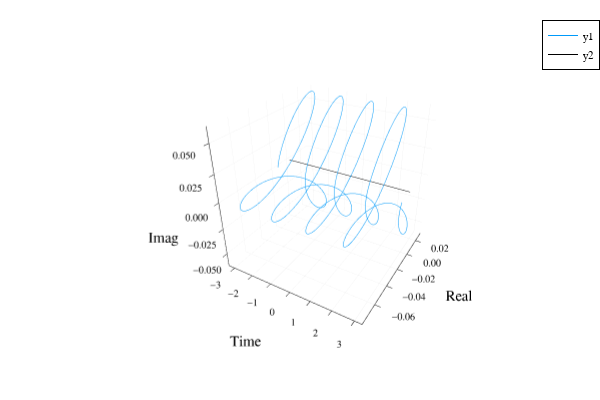

Notebook cell for this chart:
### Code cell
plotly()
fig = plot(imrange, real.(Mimagrange), imag.(Mimagrange), xlabel = "Time", ylabel = "Real", zlabel = "Imag")
plot!(fig, imrange, zeros(length(imrange)), zeros(length(imrange)), color = :black)
# savefig(fig, "O2_M_complexbeta.png")

### Figure 1 — Plotly figure (JSON) as saved in the notebook; plotly's stock layout.template omitted (floating-point values rounded to 4 significant figures; data arrays with more than 128 entries replaced by an {"elided": "..."} marker saying what was removed)
{"data": [{"colorbar": {"len": 0.9143, "title": "", "x": 0.9934, "y": 0.533}, "legendgroup": "y1", "line": {"color": "rgba(0, 154, 250, 1.000)", "dash": "solid", "shape": "linear", "width": 1}, "mode": "lines", "name": "y1", "scene": "scene", "showlegend": true, "type": "scatter3d", "x": {"elided": "500 float values"}, "xaxis": "x", "y": {"elided": "500 float values"}, "yaxis": "y", "z": {"elided": "500 float values"}, "zaxis": "z"}, {"colorbar": {"len": 0.9143, "title": "", "x": 0.9934, "y": 0.533}, "legendgroup": "y2", "line": {"color": "rgba(0, 0, 0, 1.000)", "dash": "solid", "shape": "linear", "width": 1}, "mode": "lines", "name": "y2", "scene": "scene", "showlegend": true, "type": "scatter3d", "x": {"elided": "500 float values"}, "xaxis": "x", "y": {"elided": "500 int values"}, "yaxis": "y", "z": {"elided": "500 int values"}, "zaxis": "z"}], "layout": {"annotations": [], "height": 400, "legend": {"bgcolor": "rgba(255, 255, 255, 1.000)", "bordercolor": "rgba(0, 0, 0, 1.000)", "borderwidth": 1, "font": {"color": "rgba(0, 0, 0, 1.000)", "family": "sans-serif", "size": 11}, "title": {"font": {"color": "rgba(0, 0, 0, 1.000)", "family": "sans-serif", "size": 15}, "text": ""}, "tracegroupgap": 0, "traceorder": "normal", "x": 1, "xanchor": "auto", "y": 1, "yanchor": "auto"}, "margin": {"b": 20, "l": 0, "r": 0, "t": 20}, "paper_bgcolor": "rgba(255, 255, 255, 1.000)", "plot_bgcolor": "rgba(255, 255, 255, 1.000)", "scene": {"camera": {"eye": {"x": 1.126, "y": -1.95, "z": 1.3}, "projection": "orthographic"}, "domain": {"x": [0.1061, 0.9934], "y": [0.07581, 0.9902]}, "xaxis": {"gridcolor": "rgba(0, 0, 0, 0.100)", "gridwidth": 0.5, "linecolor": "rgba(0, 0, 0, 1.000)", "mirror": false, "range": [-3.33, 3.33], "showgrid": true, "showline": true, "showticklabels": true, "tickangle": 0, "tickcolor": "rgb(0, 0, 0)", "tickfont": {"color": "rgba(0, 0, 0, 1.000)", "family": "sans-serif", "size": 11}, "tickmode": "array", "ticks": "inside", "ticktext": ["−3", "−2", "−1", "0", "1", "2", "3"], "tickvals": [-3, -2, -1, 0, 1, 2, 3], "title": "Time", "titlefont": {"color": "rgba(0, 0, 0, 1.000)", "family": "sans-serif", "size": 15}, "type": "-", "visible": true, "zeroline": false, "zerolinecolor": "rgba(0, 0, 0, 1.000)"}, "yaxis": {"gridcolor": "rgba(0, 0, 0, 0.100)", "gridwidth": 0.5, "linecolor": "rgba(0, 0, 0, 1.000)", "mirror": false, "range": [-0.07893, 0.03142], "showgrid": true, "showline": true, "showticklabels": true, "tickangle": 0, "tickcolor": "rgb(0, 0, 0)", "tickfont": {"color": "rgba(0, 0, 0, 1.000)", "family": "sans-serif", "size": 11}, "tickmode": "array", "ticks": "inside", "ticktext": ["−0.06", "−0.04", "−0.02", "0.00", "0.02"], "tickvals": [-0.06, -0.04, -0.02, 0, 0.02], "title": "Real", "titlefont": {"color": "rgba(0, 0, 0, 1.000)", "family": "sans-serif", "size": 15}, "type": "-", "visible": true, "zeroline": false, "zerolinecolor": "rgba(0, 0, 0, 1.000)"}, "zaxis": {"gridcolor": "rgba(0, 0, 0, 0.100)", "gridwidth": 0.5, "linecolor": "rgba(0, 0, 0, 1.000)", "mirror": false, "range": [-0.06293, 0.06293], "showgrid": true, "showline": true, "showticklabels": true, "tickangle": 0, "tickcolor": "rgb(0, 0, 0)", "tickfont": {"color": "rgba(0, 0, 0, 1.000)", "family": "sans-serif", "size": 11}, "tickmode": "array", "ticks": "inside", "ticktext": ["−0.050", "−0.025", "0.000", "0.025", "0.050"], "tickvals": [-0.05, -0.025, 0, 0.025, 0.05], "title": "Imag", "titlefont": {"color": "rgba(0, 0, 0, 1.000)", "family": "sans-serif", "size": 15}, "type": "-", "visible": true, "zeroline": false, "zerolinecolor": "rgba(0, 0, 0, 1.000)"}}, "showlegend": true, "width": 600}}
